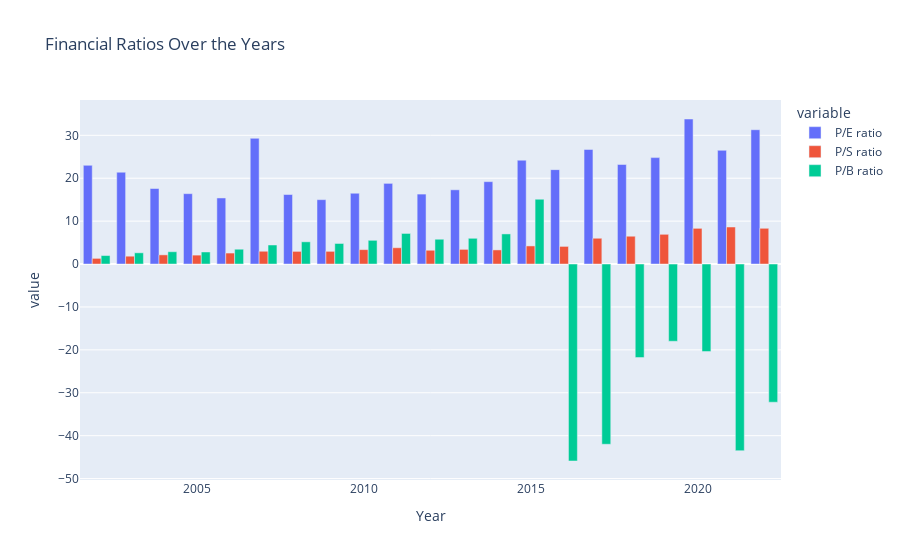

The notebook cell saved with this chart:
### Code cell
fig = px.bar(df, x='Year', y=['P/E ratio', 'P/S ratio', 'P/B ratio'],
             barmode='group', title='Financial Ratios Over the Years')
fig.show()

### Figure 1 — Plotly figure (JSON) as saved in the notebook; plotly's stock layout.template omitted (floating-point values rounded to 4 significant figures)
{"data": [{"alignmentgroup": "True", "hovertemplate": "variable=P/E ratio<br>Year=%{x}<br>value=%{y}<extra></extra>", "legendgroup": "P/E ratio", "marker": {"color": "#636efa", "pattern": {"shape": ""}}, "name": "P/E ratio", "offsetgroup": "P/E ratio", "orientation": "v", "showlegend": true, "textposition": "auto", "type": "bar", "x": [2022, 2021, 2020, 2019, 2018, 2017, 2016, 2015, 2014, 2013, 2012, 2011, 2010, 2009, 2008, 2007, 2006, 2005, 2004, 2003, 2002], "xaxis": "x", "y": [31.3, 26.5, 33.8, 24.8, 23.2, 26.7, 22, 24.2, 19.2, 17.3, 16.3, 18.8, 16.5, 15, 16.2, 29.3, 15.4, 16.4, 17.6, 21.4, 23], "yaxis": "y"}, {"alignmentgroup": "True", "hovertemplate": "variable=P/S ratio<br>Year=%{x}<br>value=%{y}<extra></extra>", "legendgroup": "P/S ratio", "marker": {"color": "#EF553B", "pattern": {"shape": ""}}, "name": "P/S ratio", "offsetgroup": "P/S ratio", "orientation": "v", "showlegend": true, "textposition": "auto", "type": "bar", "x": [2022, 2021, 2020, 2019, 2018, 2017, 2016, 2015, 2014, 2013, 2012, 2011, 2010, 2009, 2008, 2007, 2006, 2005, 2004, 2003, 2002], "xaxis": "x", "y": [8.33, 8.63, 8.32, 6.93, 6.48, 6.01, 4.11, 4.22, 3.29, 3.42, 3.21, 3.8, 3.36, 2.96, 2.95, 2.98, 2.56, 2.08, 2.14, 1.83, 1.32], "yaxis": "y"}, {"alignmentgroup": "True", "hovertemplate": "variable=P/B ratio<br>Year=%{x}<br>value=%{y}<extra></extra>", "legendgroup": "P/B ratio", "marker": {"color": "#00cc96", "pattern": {"shape": ""}}, "name": "P/B ratio", "offsetgroup": "P/B ratio", "orientation": "v", "showlegend": true, "textposition": "auto", "type": "bar", "x": [2022, 2021, 2020, 2019, 2018, 2017, 2016, 2015, 2014, 2013, 2012, 2011, 2010, 2009, 2008, 2007, 2006, 2005, 2004, 2003, 2002], "xaxis": "x", "y": [-32.2, -43.5, -20.4, -18, -21.8, -42, -45.9, 15.1, 7.02, 6, 5.78, 7.13, 5.53, 4.79, 5.18, 4.44, 3.45, 2.81, 2.87, 2.62, 1.98], "yaxis": "y"}], "layout": {"barmode": "group", "legend": {"title": {"text": "variable"}, "tracegroupgap": 0}, "title": {"text": "Financial Ratios Over the Years"}, "xaxis": {"anchor": "y", "domain": [0, 1], "title": {"text": "Year"}}, "yaxis": {"anchor": "x", "domain": [0, 1], "title": {"text": "value"}}}}
